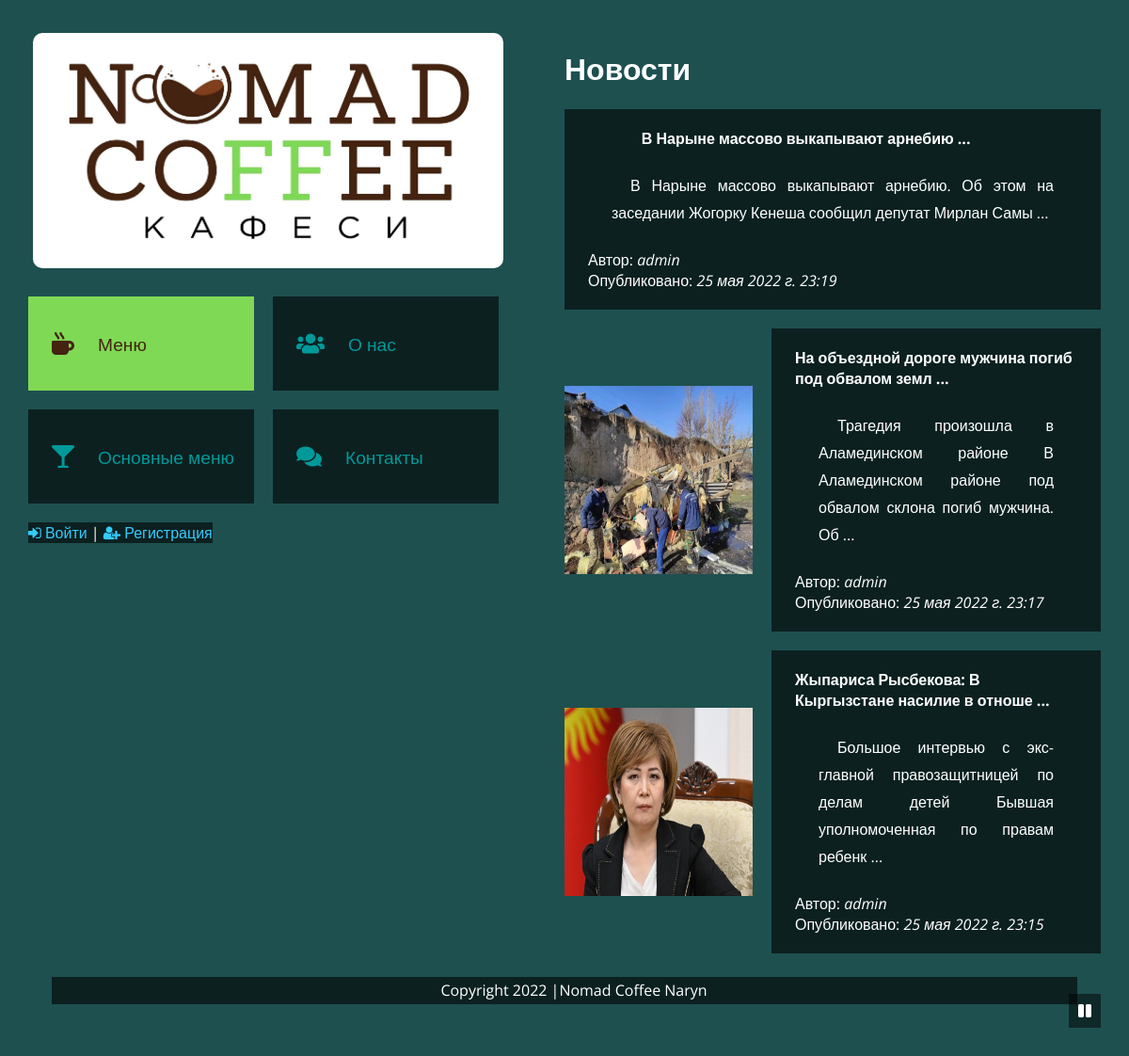
The page / on the database its author committed.
### Nomad_Coffee_Naryn_app/models.py (models this page shows, shortened)
class News_coffee(models.Model):
    class Meta:
        ordering = ['-created']
        verbose_name = 'Новости'
        verbose_name_plural = 'Новости'
    title = models.CharField(max_length=100, blank=True, null=True, verbose_name='Заголовок')
    slug = models.SlugField(unique=True, db_index=True, blank=True, verbose_name='slug')
    author = models.ForeignKey(User, on_delete=models.CASCADE, related_name='blog_post')
    news_image = models.ImageField(upload_to='image/news_image/%Y/%m/%d/', verbose_name='фото заголовоки', blank=True)
    description = models.CharField(max_length=200, blank=True, verbose_name='Описание')
    text = models.TextField(blank=True, verbose_name='Текст')
    updated = models.DateTimeField(auto_now=True)
    created = models.DateTimeField(auto_now_add=True)
    status = models.IntegerField(choices=STATUS, default=0)

### Nomad_Coffee_Naryn_app/views.py (the view)
# urls.py: path('', index, name='index'),
def index(request):
    base_menu = BaseMenu.objects.all()
    news = News_coffee.objects.all()
    return render(request, 'Nomad_Coffee_Naryn_app/index.html', {"base_menu": base_menu, "news": news})

### Nomad_Coffee_Naryn_app/templates/Nomad_Coffee_Naryn_app/index.html (shortened to what this page needs)
{% load static %}
<!DOCTYPE html>
<html lang="ru">
<head>
    <link rel="stylesheet" href="{% static 'fontawesome/css/all.min.css' %}">
    <link rel="stylesheet" href="{% static 'css/tooplate-wave-cafe.css' %}">
    <link rel="stylesheet" href="https://cdnjs.cloudflare.com/ajax/libs/font-awesome/4.7.0/css/font-awesome.min.css">
    <link rel="stylesheet" href="http://maxcdn.bootstrapcdn.com/font-awesome/4.3.0/css/font-awesome.min.css">
</head>
<body>
  <div class="tm-container">
    <div class="tm-row">
      <div class="tm-left">
        <div class="tm-left-inner">
          <div class="header_logo">
            <img src="{% static 'img/nomad_logo.jpg' %}" alt="logo">
          </div>
          <nav class="tm-site-nav">
            <ul class="tm-site-nav-ul">
              <li class="tm-page-nav-item">
                <a href="{% url 'menu' %}" class="tm-page-link active">
                  <i class="fas fa-mug-hot tm-page-link-icon"></i>
                  <span>Меню</span>
                </a>
              </li>
              <li class="tm-page-nav-item">
                <a href="{% url 'about' %}" class="tm-page-link">
                  <i class="fas fa-users tm-page-link-icon"></i>
                  <span>О нас</span>
                </a>
              </li>
              <li class="tm-page-nav-item">
                <a href="{% url 'special_menu' %}" class="tm-page-link">
                  <i class="fas fa-glass-martini tm-page-link-icon"></i>
                  <span>Основные меню</span>
                </a>
              </li>
              <li class="tm-page-nav-item">
                <a href="{% url 'contact' %}" class="tm-page-link">
                  <i class="fas fa-comments tm-page-link-icon"></i>
                  <span>Контакты</span>
                </a>
              </li>
            <li class="tm-page-nav-item">
              <div class="tm-black-bg"> {% if not user.is_authenticated %}<a href="{% url 'login' %}" > <i class="fa fa-sign-in" aria-hidden="true"></i>  Войти</a> | <a href="{% url 'register' %}"> <i class="fa fa-user-plus" aria-hidden="true"></i> Регистрация </a>
              {% else %} Добро пожаловать:<a href="{% url 'userpage' %}"> __ <i class="fa fa-user" aria-hidden="true">__{{ user.username }}</i></a> --->>> <a href="{% url 'logout' %}">Выйти </a></div>{% endif %}
                </li>
            </ul>
              <br>
          </nav>
        </div>
      </div>
      <div class="tm-right">
        <main class="tm-main">
            {% block content %}
            <div id="#" class="tm-tab-content">
                <div class="tm-list">
                    <h1 style="color:white; align-text:center;">Новости</h1>
                    {% for new in news %}
                  <div class="tm-list-item">
                      {% if new.news_image %}
                    <img src="{{ new.news_image.url }}" alt="Image" class="tm-list-item-img">
                      {% endif %}
                    <div class="tm-black-bg tm-list-item-text">
                      <h4 class="tm-list-item-name"><a href="#"></a>{{ new.title|slice:":50" }} ... <a href="#"></a></h4>
                      <p class="tm-list-item-description">{{ new.description|slice:":100" }} ... </p>
                        <span>Автор: <i>{{ new.author }}</i></span>
                        <br><span>Опубликовано: <i>{{ new.updated }}</i></span>
                    </div>
                  </div>
                  {% endfor %}
              </div>
            </div>
            {% endblock %}
        </main>
      </div>
    </div>
    <footer class="tm-site-footer" >
      <p class="tm-black-bg tm-footer-text">Copyright 2022
      |<a href="#" class="tm-footer-link" rel="sponsored" target="_parent">Nomad Coffee Naryn</a></p>
    </footer>
  </div>
  <div class="tm-video-wrapper">
      <i id="tm-video-control-button" class="fas fa-pause"></i>
      <video autoplay muted loop id="tm-video">
          <source src="{% static 'video/naryn_obzor.mp4' %}" type="video/mp4">
      </video>
  </div>
</body>
</html>

### Nomad_Coffee_Naryn_app/static/css/tooplate-wave-cafe.css (style rules this page uses)
html { scroll-behavior: smooth; }
body { margin: 0; padding: 0; font-family: 'Open Sans', Arial, Helvetica, sans-serif; font-size: 16px; overflow-x: hidden; background-color: #1E5050; }
ul { padding: 0; margin: 0; }
nav > ul > li { list-style: none; }
a { color: #3CF; text-decoration: none; transition: all 0.3s ease; }
p { line-height: 1.8; margin-top: 0; margin: 25px; text-align: justify; text-indent: 20px; }
#tm-video { position: fixed; right: 0; bottom: 0; z-index: -1000; }
.tm-video-wrapper { position: relative; }
#tm-video-control-button { cursor: pointer; position: fixed; bottom: 30px; right: 30px; z-index: 1000; background-color: rgba(0,0,0,0.5); color: white; padding: 10px; }
.tm-container { padding: 30px; }
.tm-row { display: flex; justify-content: space-between; }
.tm-left, .tm-right { width: 50%; }
.tm-left-inner { position: fixed; }
.tm-left-inner { max-width: 500px; width: 100%; }
.tm-site-nav-ul { display: flex; flex-wrap: wrap; justify-content: space-between; }
.tm-page-nav-item { margin-top: 20px; }
.tm-page-link { min-width: 240px; height: 100px; background-color: rgba(0,0,0,0.6); color: #099; display: flex; text-decoration: none; align-items: center; font-size: 1.2rem; }
.tm-page-link:hover, .tm-page-link.active { background-color: #7fd954; color: #442310; }
.tm-page-link-icon { margin-right: 25px; margin-left: 25px; font-size: 1.5rem; }
.tm-black-bg { background-color: rgba(0,0,0,0.6); color: white; }
.tm-main { max-width: 660px; }
.tm-list-item { display: flex; align-items: center; justify-content: space-between; margin-top: 20px; }
.tm-list-item-img { margin-right: 20px; width: 200px; height: 200px; background-color: #099; }
.tm-list-item-text { padding: 20px 25px; flex: 1; }
.tm-list-item-name { display: flex; justify-content: space-between; margin-top: 0; }
.tm-site-footer { margin-top: 15px; }
.tm-footer-text { display: block; text-align: center; }
.tm-footer-link { color: white; }
.tm-tab-content { animation: fadeEffect 1s; }
.header_logo img { width: 100%; height: auto; margin: 5px 5px; border-radius: 10px; }

### rows shown on the page
News_coffee: title "В Нарыне массово выкапывают арнебию", description "В Нарыне массово выкапывают арнебию. Об этом на заседании Жогорку Кенеша сообщил депутат Мирлан Самы", author "admin", updated "25 мая 2022 г. 23:19"
News_coffee: news_image (picture), title "На объездной дороге мужчина погиб под обвалом земл", description "Трагедия произошла в Аламединском районе В Аламединском районе под обвалом склона погиб мужчина. Об", author "admin", updated "25 мая 2022 г. 23:17"
News_coffee: news_image (picture), title "Жыпариса Рысбекова: В Кыргызстане насилие в отноше", description "Большое интервью с экс-главной правозащитницей по делам детей Бывшая уполномоченная по правам ребенк", author "admin", updated "25 мая 2022 г. 23:15"
